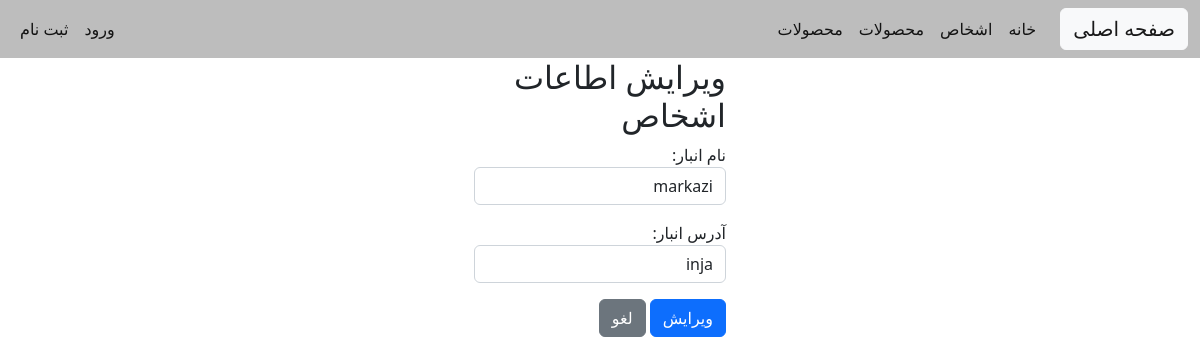
Page /warehouseupdate/1/ on the earlier database version.
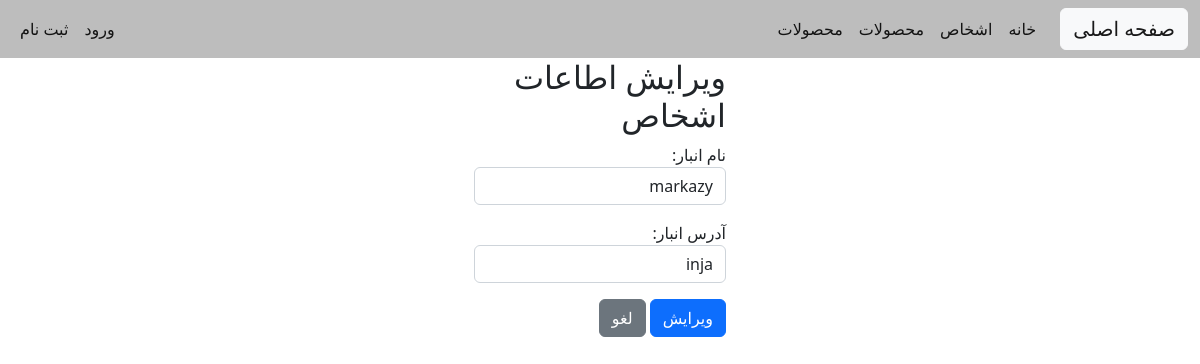
Same page on the later database version.
### home/models.py (models this page shows, shortened)
class Warehouse(models.Model):
    name = models.CharField(max_length=100)  # نام انبار
    location = models.CharField(max_length=200, blank=True, null=True)  # موقعیت انبار (اختیاری)

### home/views.py (the view, shortened to what this page needs)
# urls.py: path("warehouseupdate/<int:pk>/" , views.WarehouseUpdateView.as_view() , name='warehouse_update'),
class WarehouseUpdateView(View):
    form_class = WarehouseRegisterForm
    def get(self , request , pk):
        warehouse = get_object_or_404(Warehouse , pk = pk )
        form = self.form_class(instance=warehouse)
        return render(request , 'home/warehouse_update.html' , {'form':form})

### home/forms.py
class WarehouseRegisterForm(forms.ModelForm):
    class Meta:
        model = Warehouse
        fields = "__all__"
        widgets = {
            "name": forms.TextInput(
                attrs={"class": "form-control", "placeholder": "نام انبار"}
            ),
            "location": forms.TextInput(
                attrs={"class": "form-control", "placeholder": "آدرس انبار"}
            ),
        }
        labels = {  # برچسب‌های سفارشی برای فیلدهای موجود در مدل
            "name": "نام انبار",
            "location": "آدرس انبار",
        }

### home/templates/home/warehouse_update.html (shortened to what this page needs)
{% extends 'base.html' %}
{% block content %}
<div class="container w-25 " , align="right">
    <h2>ویرایش اطاعات اشخاص</h2>
    <form method="post" action="">
        {{ form.as_p }}
        <button type="submit" class="btn btn-primary">ویرایش</button>
        <a href="{% url 'home:products' %}" class="btn btn-secondary">لغو</a>
    </form>
    </div>
{% endblock content %}

Differences in the rows shown:
changed Warehouse "inja": name "markazi" → "markazy"
